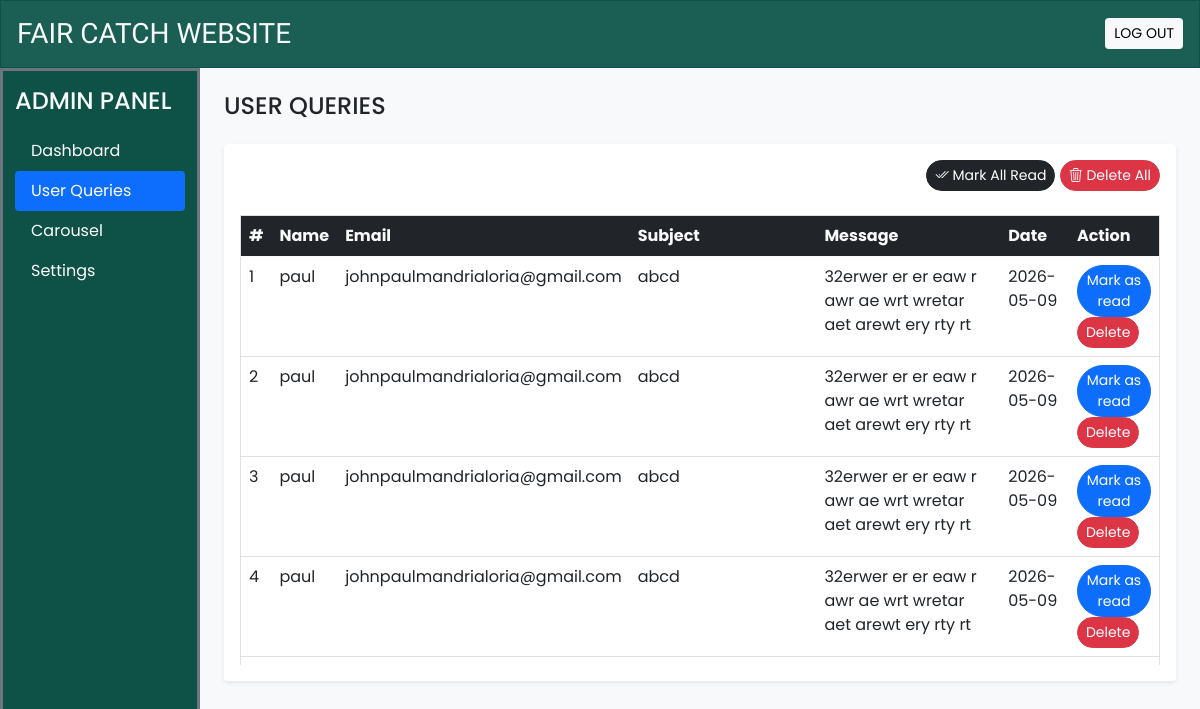
Screenshot of /admin/user_queries.php (signed in) with the database file from the repository.
### tables this page shows
CREATE TABLE `user_queries` (
  `sr_no` int(11) NOT NULL,
  `name` varchar(50) NOT NULL,
  `email` varchar(150) NOT NULL,
  `subject` varchar(200) NOT NULL,
  `message` varchar(500) NOT NULL,
  `date` date NOT NULL DEFAULT current_timestamp(),
  `seen` tinyint(4) NOT NULL DEFAULT 0
);

### admin/user_queries.php (the view, shortened to what this page needs)
<!DOCTYPE html>
<html lang="en">
<head>
    <?php require('inc/links.php'); ?>
</head>
<body class="bg-light">
    <?php require('inc/header.php'); ?>
<div class="container-fluid" id="main-content">
    <div class="row">
        <div class="col-lg-10 ms-auto p-4 overflow-hidden">
            <h4 class="mb-4">USER QUERIES</h4>
        <div class="card border-0 shadow-sm mb-4">
            <div class="card-body">
            <div class="text-end mb-4">
                <a href="?seen=all" class="btn btn-dark rounded-pill shadow-none btn-sm">
                    <i class="bi bi-check2-all"></i> Mark All Read
                </a>
                <a href="?del=all" class="btn btn-danger rounded-pill shadow-none btn-sm">
                    <i class="bi bi-trash3"></i> Delete All
                </a>
            </div>
                <div class="table-responsive-md" style="height: 450px; overflow-y: scroll;">
                    <table class="table table-hover border">
                        <thead class="sticky-top">
                            <tr class="bg-dark text-light">
                            <th scope="col">#</th>
                            <th scope="col">Name</th>
                            <th scope="col">Email</th>
                            <th scope="col" width="20%">Subject</th>
                            <th scope="col" width="20%">Message</th>
                            <th scope="col">Date</th>
                            <th scope="col">Action</th>
                            </tr>
                    </thead>
                    <tbody>
                        <?php
                        $query = "SELECT * FROM user_queries ORDER BY sr_no DESC";
                        $data = mysqli_query($conn, $query);
                        $i=1;
                        while($row = mysqli_fetch_assoc($data)){
                            $seen='';
                            if($row['seen']!=1){
                                $seen="<a href='?seen=$row[sr_no]' class='btn btn-sm rounded-pill btn-primary'>Mark as read</a>";
                            }
                            $seen.="<a href='?del=$row[sr_no]' class='btn btn-sm rounded-pill btn-danger'>Delete</a>";
                            echo<<<query
                                <tr>
                                    <td>$i</td>
                                    <td>$row[name]</td>
                                    <td>$row[email]</td>
                                    <td>$row[subject]</td>
                                    <td>$row[message]</td>
                                    <td>$row[date]</td>
                                    <td>$seen</td>
                                </tr>
                            query;
                            $i++;
                        }
                        ?>
                    </tbody>
                    </table>
                </div>
            </div>
        </div>
        </div>
    </div>
</div>
</body>
</html>

### admin/css/common.css (style rules this page uses)
:root { --teal: #0d5147; --teal-hover: #1b5e54; }
* { font-family: 'Poppins', sans-serif; }

### rows the page displays
user_queries: name "paul", email "johnpaulmandrialoria@gmail.com", subject "abcd", message "32erwer er er eaw r awr ae wrt wretar aet arewt ery rty rt", date "2026-05-09"
user_queries: name "paul", email "johnpaulmandrialoria@gmail.com", subject "abcd", message "32erwer er er eaw r awr ae wrt wretar aet arewt ery rty rt", date "2026-05-09"
user_queries: name "paul", email "johnpaulmandrialoria@gmail.com", subject "abcd", message "32erwer er er eaw r awr ae wrt wretar aet arewt ery rty rt", date "2026-05-09"
user_queries: name "paul", email "johnpaulmandrialoria@gmail.com", subject "abcd", message "32erwer er er eaw r awr ae wrt wretar aet arewt ery rty rt", date "2026-05-09"
